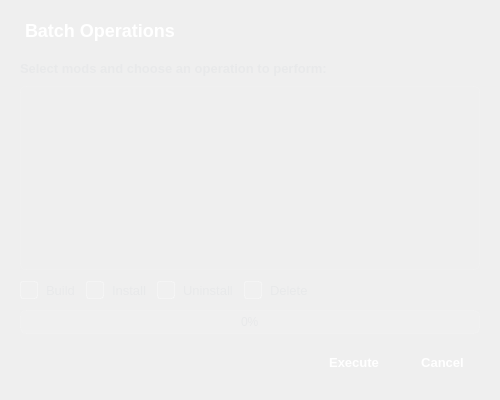
<?xml version="1.0" encoding="UTF-8"?>
<ui version="4.0">
 <class>BatchOperationsDialog</class>
 <widget class="QDialog" name="BatchOperationsDialog">
  <property name="geometry">
   <rect>
    <x>0</x>
    <y>0</y>
    <width>500</width>
    <height>400</height>
   </rect>
  </property>
  <property name="windowTitle">
   <string>Batch Operations</string>
  </property>
  <property name="styleSheet">
   <string notr="true">/* Modern Dark Theme */
QDialog {
    background: qlineargradient(x1:0, y1:0, x2:0, y2:1, 
                               stop:0 #2D2E32, stop:1 #1E1F23);
    border-radius: 8px;
}

QLabel {
    color: #E8E9EA;
    font-family: &quot;Segoe UI&quot;, &quot;Roboto&quot;, sans-serif;
    font-size: 13px;
    font-weight: 500;
}

QPushButton {
    background: qlineargradient(x1:0, y1:0, x2:0, y2:1, 
                               stop:0 #0078D4, stop:1 #106EBE);
    color: #FFFFFF;
    border: none;
    border-radius: 6px;
    padding: 8px 16px;
    font-size: 13px;
    font-weight: 500;
    min-height: 20px;
}

QPushButton:hover {
    background: qlineargradient(x1:0, y1:0, x2:0, y2:1, 
                               stop:0 #106EBE, stop:1 #005A9E);
}

QPushButton:pressed {
    background: qlineargradient(x1:0, y1:0, x2:0, y2:1, 
                               stop:0 #005A9E, stop:1 #004578);
}

QPushButton:disabled {
    background: rgba(255, 255, 255, 0.1);
    color: rgba(255, 255, 255, 0.4);
}

QListWidget {
    background-color: rgba(255, 255, 255, 0.03);
    color: #E8E9EA;
    border: 1px solid rgba(255, 255, 255, 0.08);
    border-radius: 6px;
    padding: 4px;
    font-size: 13px;
}

QListWidget::item {
    padding: 8px;
    border-radius: 4px;
    margin: 2px;
}

QListWidget::item:selected {
    background-color: #0078D4;
    color: #FFFFFF;
}

QListWidget::item:hover {
    background-color: rgba(255, 255, 255, 0.1);
}

QCheckBox {
    color: #E8E9EA;
    font-size: 13px;
    spacing: 8px;
}

QCheckBox::indicator {
    width: 16px;
    height: 16px;
    border-radius: 3px;
    border: 1px solid rgba(255, 255, 255, 0.3);
    background-color: rgba(255, 255, 255, 0.05);
}

QCheckBox::indicator:checked {
    background-color: #0078D4;
    border: 1px solid #0078D4;
}

QCheckBox::indicator:checked:after {
    content: &quot;✓&quot;;
    color: white;
    font-weight: bold;
}

QProgressBar {
    border: 1px solid rgba(255, 255, 255, 0.1);
    border-radius: 6px;
    background-color: rgba(255, 255, 255, 0.05);
    text-align: center;
    color: #E8E9EA;
    font-size: 12px;
}

QProgressBar::chunk {
    background: qlineargradient(x1:0, y1:0, x2:0, y2:1, 
                               stop:0 #0078D4, stop:1 #106EBE);
    border-radius: 5px;
}</string>
  </property>
  <layout class="QVBoxLayout" name="verticalLayout">
   <property name="spacing">
    <number>10</number>
   </property>
   <property name="leftMargin">
    <number>20</number>
   </property>
   <property name="topMargin">
    <number>20</number>
   </property>
   <property name="rightMargin">
    <number>20</number>
   </property>
   <property name="bottomMargin">
    <number>20</number>
   </property>
   <item>
    <widget class="QLabel" name="titleLabel">
     <property name="text">
      <string>Batch Operations</string>
     </property>
     <property name="styleSheet">
      <string notr="true">font-size: 18px; font-weight: 600; color: #FFFFFF; margin-bottom: 10px;</string>
     </property>
    </widget>
   </item>
   <item>
    <widget class="QLabel" name="descriptionLabel">
     <property name="text">
      <string>Select mods and choose an operation to perform:</string>
     </property>
    </widget>
   </item>
   <item>
    <widget class="QListWidget" name="modsList">
     <property name="selectionMode">
      <enum>QAbstractItemView::MultiSelection</enum>
     </property>
    </widget>
   </item>
   <item>
    <layout class="QHBoxLayout" name="operationsLayout">
     <property name="spacing">
      <number>10</number>
     </property>
     <item>
      <widget class="QCheckBox" name="buildCheckBox">
       <property name="text">
        <string>Build</string>
       </property>
      </widget>
     </item>
     <item>
      <widget class="QCheckBox" name="installCheckBox">
       <property name="text">
        <string>Install</string>
       </property>
      </widget>
     </item>
     <item>
      <widget class="QCheckBox" name="uninstallCheckBox">
       <property name="text">
        <string>Uninstall</string>
       </property>
      </widget>
     </item>
     <item>
      <widget class="QCheckBox" name="deleteCheckBox">
       <property name="text">
        <string>Delete</string>
       </property>
      </widget>
     </item>
     <item>
      <spacer name="horizontalSpacer">
       <property name="orientation">
        <enum>Qt::Horizontal</enum>
       </property>
       <property name="sizeHint" stdset="0">
        <size>
         <width>40</width>
         <height>20</height>
        </size>
       </property>
      </spacer>
     </item>
    </layout>
   </item>
   <item>
    <widget class="QProgressBar" name="progressBar">
     <property name="value">
      <number>0</number>
     </property>
     <property name="textVisible">
      <bool>true</bool>
     </property>
    </widget>
   </item>
   <item>
    <layout class="QHBoxLayout" name="buttonLayout">
     <property name="spacing">
      <number>10</number>
     </property>
     <item>
      <spacer name="horizontalSpacer2">
       <property name="orientation">
        <enum>Qt::Horizontal</enum>
       </property>
       <property name="sizeHint" stdset="0">
        <size>
         <width>40</width>
         <height>20</height>
        </size>
       </property>
      </spacer>
     </item>
     <item>
      <widget class="QPushButton" name="executeButton">
       <property name="text">
        <string>Execute</string>
       </property>
       <property name="default">
        <bool>true</bool>
       </property>
      </widget>
     </item>
     <item>
      <widget class="QPushButton" name="cancelButton">
       <property name="text">
        <string>Cancel</string>
       </property>
      </widget>
     </item>
    </layout>
   </item>
  </layout>
 </widget>
 <resources/>
 <connections/>
</ui>
